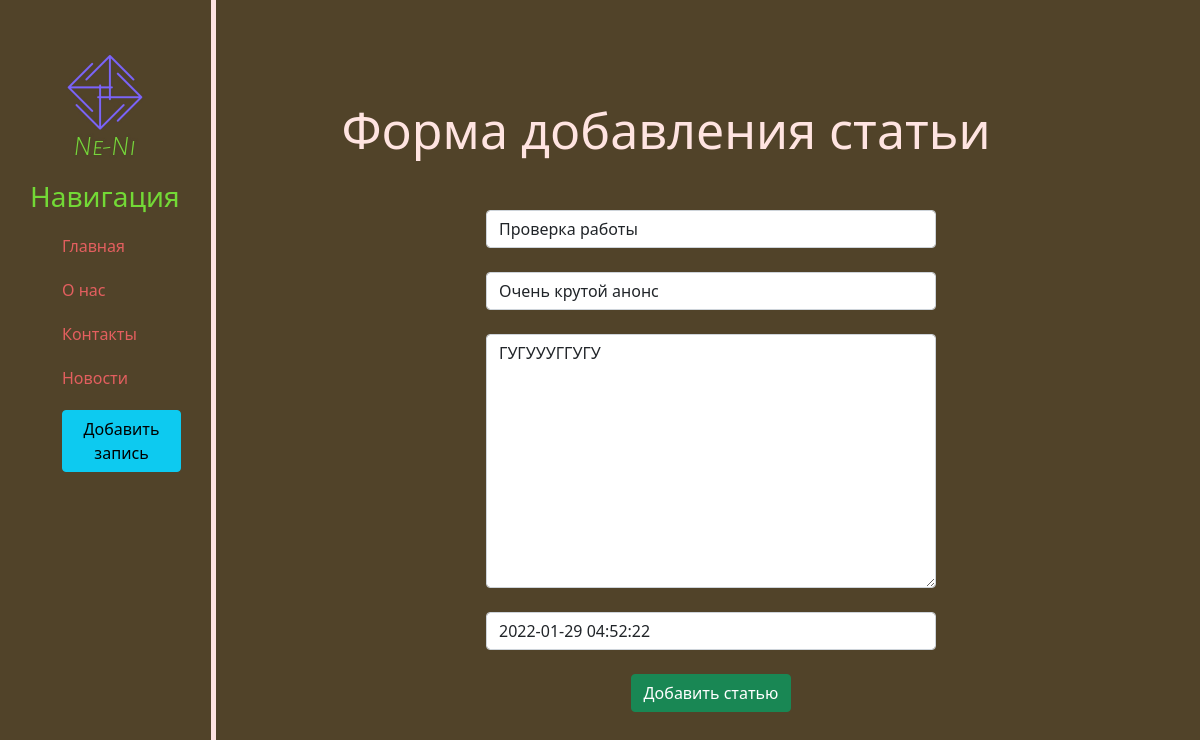
Page /news/1/update on the earlier database version.
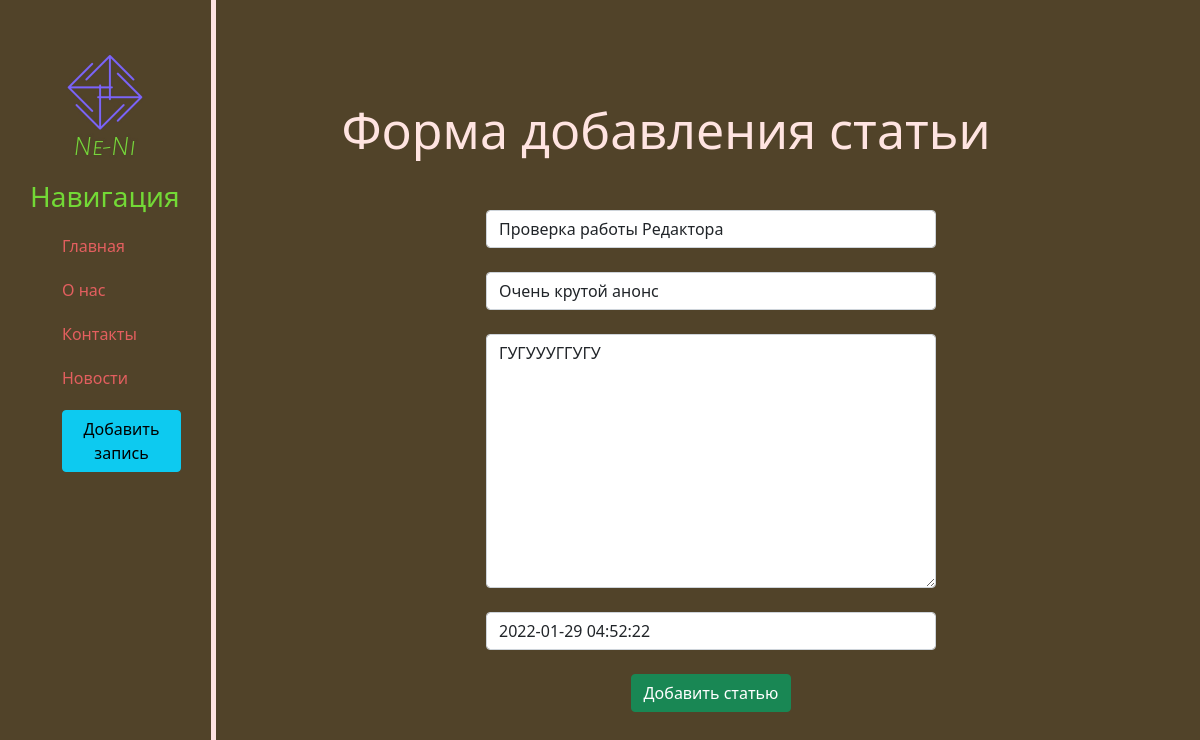
Same page on the later database version.
### news/models.py (models this page shows, shortened)
class Article(models.Model):
    title = models.CharField('Название', max_length=50,)
    anons = models.CharField('Анонс', max_length=250)
    full_text = models.TextField('Статья')
    date = models.DateTimeField('Дата публикации')
    class Meta:
        verbose_name = 'Новость'
        verbose_name_plural = 'Новости'

### news/views.py (the view)
# urls.py: path('<int:pk>/update', views.NewsUpdateView.as_view(), name = "news-update"),
class NewsUpdateView(UpdateView):
    model = Article
    template_name = "news/create.html"
    form_class = ArticleForm

### news/forms.py
class ArticleForm(ModelForm):
    class Meta:
        model = Article
        fields = ["title", "anons", "full_text", "date", ]
        widgets = {"title": TextInput(attrs={'class': 'form-control', 'placeholder': 'Название сатьи', }),
            "anons": TextInput(attrs={'class': 'form-control', 'placeholder': 'Анонс статьи', }),
            "date": DateTimeInput(attrs={'class': 'form-control', 'placeholder': 'Дата публикации', }),
            "full_text": Textarea(attrs={'class': 'form-control', 'placeholder': 'Текст статьи', }),
        }

### news/templates/news/create.html (shortened to what this page needs)
{% extends 'main/layout.html' %}
{% block content%}
    <div class="features">
        <h1>Форма добавления статьи</h1>
        <form  method="post">
            {{ form.title }}<br>
            {{ form.anons }}<br>
            {{ form.full_text }}<br>
            {{ form.date }}<br>
            <button class="btn btn-success" type="submit">Добавить статью</button>
        </form>
    </div>
{% endblock %}

Differences in the rows shown:
changed Article "Очень крутой анонс": title "Проверка работы" → "Проверка работы Редактора"
